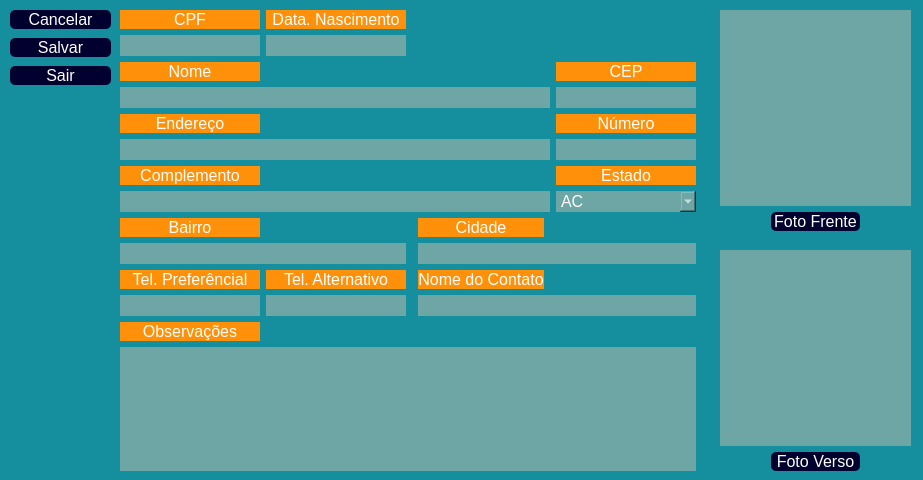
<?xml version="1.0" encoding="UTF-8"?>
<ui version="4.0">
 <class>FrmCadastraAlteraCliente</class>
 <widget class="QMainWindow" name="FrmCadastraAlteraCliente">
  <property name="windowModality">
   <enum>Qt::ApplicationModal</enum>
  </property>
  <property name="geometry">
   <rect>
    <x>0</x>
    <y>0</y>
    <width>923</width>
    <height>480</height>
   </rect>
  </property>
  <property name="sizePolicy">
   <sizepolicy hsizetype="Ignored" vsizetype="Ignored">
    <horstretch>49</horstretch>
    <verstretch>0</verstretch>
   </sizepolicy>
  </property>
  <property name="minimumSize">
   <size>
    <width>490</width>
    <height>282</height>
   </size>
  </property>
  <property name="sizeIncrement">
   <size>
    <width>490</width>
    <height>282</height>
   </size>
  </property>
  <property name="baseSize">
   <size>
    <width>490</width>
    <height>282</height>
   </size>
  </property>
  <property name="focusPolicy">
   <enum>Qt::StrongFocus</enum>
  </property>
  <property name="windowTitle">
   <string>Cadastra Cliente</string>
  </property>
  <property name="windowIcon">
   <iconset>
    <normaloff>imagens/icon-cachorro-marrom-30.png</normaloff>imagens/icon-cachorro-marrom-30.png</iconset>
  </property>
  <property name="styleSheet">
   <string notr="true">background-color: rgb(21, 143, 157);</string>
  </property>
  <property name="iconSize">
   <size>
    <width>30</width>
    <height>30</height>
   </size>
  </property>
  <widget class="QWidget" name="centralwidget">
   <widget class="QWidget" name="gridLayoutWidget">
    <property name="geometry">
     <rect>
      <x>120</x>
      <y>10</y>
      <width>591</width>
      <height>461</height>
     </rect>
    </property>
    <layout class="QGridLayout" name="gridLayout_2">
     <item row="10" column="0">
      <widget class="QLabel" name="cad_cli_11_ob_fone_pref_label">
       <property name="font">
        <font>
         <pointsize>12</pointsize>
        </font>
       </property>
       <property name="layoutDirection">
        <enum>Qt::LeftToRight</enum>
       </property>
       <property name="styleSheet">
        <string notr="true">color: rgb(255, 255, 255);
background-color: rgb(255, 145, 10);
border-radius:0px</string>
       </property>
       <property name="text">
        <string>Tel. Preferêncial</string>
       </property>
       <property name="alignment">
        <set>Qt::AlignCenter</set>
       </property>
      </widget>
     </item>
     <item row="12" column="0">
      <widget class="QLabel" name="cad_cli_14_obs_label">
       <property name="font">
        <font>
         <pointsize>12</pointsize>
        </font>
       </property>
       <property name="layoutDirection">
        <enum>Qt::LeftToRight</enum>
       </property>
       <property name="styleSheet">
        <string notr="true">color: rgb(255, 255, 255);
background-color: rgb(255, 145, 10);
border-radius:0px</string>
       </property>
       <property name="text">
        <string>Observações</string>
       </property>
       <property name="alignment">
        <set>Qt::AlignCenter</set>
       </property>
      </widget>
     </item>
     <item row="0" column="1">
      <widget class="QLabel" name="cad_cli_02_ob_nasc_label">
       <property name="font">
        <font>
         <pointsize>12</pointsize>
        </font>
       </property>
       <property name="styleSheet">
        <string notr="true">color: rgb(255, 255, 255);
background-color: rgb(255, 145, 10);
border-radius:0px</string>
       </property>
       <property name="text">
        <string>Data. Nascimento</string>
       </property>
       <property name="alignment">
        <set>Qt::AlignCenter</set>
       </property>
      </widget>
     </item>
     <item row="2" column="5">
      <widget class="QLabel" name="cad_cli_04_ob_cep_label">
       <property name="font">
        <font>
         <pointsize>12</pointsize>
        </font>
       </property>
       <property name="layoutDirection">
        <enum>Qt::LeftToRight</enum>
       </property>
       <property name="styleSheet">
        <string notr="true">color: rgb(255, 255, 255);
background-color: rgb(255, 145, 10);
border-radius:0px</string>
       </property>
       <property name="text">
        <string>CEP</string>
       </property>
       <property name="alignment">
        <set>Qt::AlignCenter</set>
       </property>
      </widget>
     </item>
     <item row="11" column="3" colspan="3">
      <widget class="QLineEdit" name="cad_cli_13_contato">
       <property name="enabled">
        <bool>true</bool>
       </property>
       <property name="font">
        <font>
         <pointsize>12</pointsize>
        </font>
       </property>
       <property name="styleSheet">
        <string notr="true">color: rgb(255, 255, 255);
background-color:rgb(110, 165, 165);
border-radius:0px</string>
       </property>
       <property name="maxLength">
        <number>60</number>
       </property>
      </widget>
     </item>
     <item row="8" column="3">
      <widget class="QLabel" name="cad_cli_10_ob_cidade_label">
       <property name="font">
        <font>
         <pointsize>12</pointsize>
        </font>
       </property>
       <property name="layoutDirection">
        <enum>Qt::LeftToRight</enum>
       </property>
       <property name="styleSheet">
        <string notr="true">color: rgb(255, 255, 255);
background-color: rgb(255, 145, 10);
border-radius:0px</string>
       </property>
       <property name="text">
        <string>Cidade</string>
       </property>
       <property name="alignment">
        <set>Qt::AlignCenter</set>
       </property>
      </widget>
     </item>
     <item row="8" column="0">
      <widget class="QLabel" name="cad_cli_09_ob_bairro_label">
       <property name="font">
        <font>
         <pointsize>12</pointsize>
        </font>
       </property>
       <property name="layoutDirection">
        <enum>Qt::LeftToRight</enum>
       </property>
       <property name="styleSheet">
        <string notr="true">color: rgb(255, 255, 255);
background-color: rgb(255, 145, 10);
border-radius:0px</string>
       </property>
       <property name="text">
        <string>Bairro</string>
       </property>
       <property name="alignment">
        <set>Qt::AlignCenter</set>
       </property>
      </widget>
     </item>
     <item row="1" column="1">
      <widget class="QLineEdit" name="cad_cli_02_ob_nasc">
       <property name="font">
        <font>
         <pointsize>12</pointsize>
        </font>
       </property>
       <property name="styleSheet">
        <string notr="true">color: rgb(255, 255, 255);
background-color:rgb(110, 165, 165);
border-radius:0px</string>
       </property>
       <property name="inputMask">
        <string notr="true"/>
       </property>
       <property name="text">
        <string/>
       </property>
       <property name="maxLength">
        <number>10</number>
       </property>
       <property name="alignment">
        <set>Qt::AlignCenter</set>
       </property>
      </widget>
     </item>
     <item row="4" column="5">
      <widget class="QLabel" name="cad_cli_06_ob_num_label">
       <property name="font">
        <font>
         <pointsize>12</pointsize>
        </font>
       </property>
       <property name="layoutDirection">
        <enum>Qt::LeftToRight</enum>
       </property>
       <property name="styleSheet">
        <string notr="true">color: rgb(255, 255, 255);
background-color: rgb(255, 145, 10);
border-radius:0px</string>
       </property>
       <property name="text">
        <string>Número</string>
       </property>
       <property name="alignment">
        <set>Qt::AlignCenter</set>
       </property>
      </widget>
     </item>
     <item row="9" column="0" colspan="2">
      <widget class="QLineEdit" name="cad_cli_09_ob_bairro">
       <property name="font">
        <font>
         <pointsize>12</pointsize>
        </font>
       </property>
       <property name="styleSheet">
        <string notr="true">color: rgb(255, 255, 255);
background-color:rgb(110, 165, 165);
border-radius:0px</string>
       </property>
       <property name="maxLength">
        <number>40</number>
       </property>
      </widget>
     </item>
     <item row="3" column="0" colspan="5">
      <widget class="QLineEdit" name="cad_cli_03_ob_nome">
       <property name="font">
        <font>
         <pointsize>12</pointsize>
        </font>
       </property>
       <property name="styleSheet">
        <string notr="true">color: rgb(255, 255, 255);
background-color:rgb(110, 165, 165);
border-radius:0px</string>
       </property>
       <property name="maxLength">
        <number>62</number>
       </property>
       <property name="alignment">
        <set>Qt::AlignLeading|Qt::AlignLeft|Qt::AlignVCenter</set>
       </property>
      </widget>
     </item>
     <item row="5" column="0" colspan="5">
      <widget class="QLineEdit" name="cad_cli_05_ob_end">
       <property name="font">
        <font>
         <pointsize>12</pointsize>
        </font>
       </property>
       <property name="styleSheet">
        <string notr="true">color: rgb(255, 255, 255);
background-color:rgb(110, 165, 165);
border-radius:0px</string>
       </property>
       <property name="maxLength">
        <number>62</number>
       </property>
      </widget>
     </item>
     <item row="10" column="3">
      <widget class="QLabel" name="cad_cli_13_contato_label">
       <property name="font">
        <font>
         <pointsize>12</pointsize>
        </font>
       </property>
       <property name="layoutDirection">
        <enum>Qt::LeftToRight</enum>
       </property>
       <property name="styleSheet">
        <string notr="true">color: rgb(255, 255, 255);
background-color: rgb(255, 145, 10);
border-radius:0px</string>
       </property>
       <property name="text">
        <string>Nome do Contato</string>
       </property>
       <property name="alignment">
        <set>Qt::AlignCenter</set>
       </property>
      </widget>
     </item>
     <item row="2" column="0">
      <widget class="QLabel" name="cad_cli_03_ob_nome_label">
       <property name="font">
        <font>
         <pointsize>12</pointsize>
        </font>
       </property>
       <property name="layoutDirection">
        <enum>Qt::LeftToRight</enum>
       </property>
       <property name="styleSheet">
        <string notr="true">color: rgb(255, 255, 255);
background-color: rgb(255, 145, 10);
border-radius:0px</string>
       </property>
       <property name="text">
        <string>Nome</string>
       </property>
       <property name="alignment">
        <set>Qt::AlignCenter</set>
       </property>
      </widget>
     </item>
     <item row="6" column="0">
      <widget class="QLabel" name="cad_cli_07_complemento_label">
       <property name="font">
        <font>
         <pointsize>12</pointsize>
        </font>
       </property>
       <property name="layoutDirection">
        <enum>Qt::LeftToRight</enum>
       </property>
       <property name="styleSheet">
        <string notr="true">color: rgb(255, 255, 255);
background-color: rgb(255, 145, 10);
border-radius:0px</string>
       </property>
       <property name="text">
        <string>Complemento</string>
       </property>
       <property name="alignment">
        <set>Qt::AlignCenter</set>
       </property>
      </widget>
     </item>
     <item row="9" column="3" colspan="3">
      <widget class="QLineEdit" name="cad_cli_10_ob_cidade">
       <property name="enabled">
        <bool>true</bool>
       </property>
       <property name="font">
        <font>
         <pointsize>12</pointsize>
        </font>
       </property>
       <property name="styleSheet">
        <string notr="true">color: rgb(255, 255, 255);
background-color:rgb(110, 165, 165);
border-radius:0px</string>
       </property>
       <property name="maxLength">
        <number>40</number>
       </property>
      </widget>
     </item>
     <item row="0" column="0">
      <widget class="QLabel" name="cad_cli_01_ob_doc_label">
       <property name="font">
        <font>
         <pointsize>12</pointsize>
        </font>
       </property>
       <property name="layoutDirection">
        <enum>Qt::LeftToRight</enum>
       </property>
       <property name="styleSheet">
        <string notr="true">color: rgb(255, 255, 255);
background-color: rgb(255, 145, 10);
border-radius:0px</string>
       </property>
       <property name="text">
        <string>CPF</string>
       </property>
       <property name="alignment">
        <set>Qt::AlignCenter</set>
       </property>
      </widget>
     </item>
     <item row="7" column="0" colspan="5">
      <widget class="QLineEdit" name="cad_cli_07_complemento">
       <property name="font">
        <font>
         <pointsize>12</pointsize>
        </font>
       </property>
       <property name="styleSheet">
        <string notr="true">color: rgb(255, 255, 255);
background-color:rgb(110, 165, 165);
border-radius:0px</string>
       </property>
       <property name="maxLength">
        <number>62</number>
       </property>
      </widget>
     </item>
     <item row="5" column="5">
      <widget class="QLineEdit" name="cad_cli_06_ob_num">
       <property name="font">
        <font>
         <pointsize>12</pointsize>
        </font>
       </property>
       <property name="styleSheet">
        <string notr="true">color: rgb(255, 255, 255);
background-color:rgb(110, 165, 165);
border-radius:0px</string>
       </property>
       <property name="inputMask">
        <string/>
       </property>
       <property name="maxLength">
        <number>5</number>
       </property>
       <property name="alignment">
        <set>Qt::AlignCenter</set>
       </property>
      </widget>
     </item>
     <item row="3" column="5">
      <widget class="QLineEdit" name="cad_cli_04_ob_cep">
       <property name="font">
        <font>
         <pointsize>12</pointsize>
        </font>
       </property>
       <property name="styleSheet">
        <string notr="true">color: rgb(255, 255, 255);
background-color:rgb(110, 165, 165);
border-radius:0px</string>
       </property>
       <property name="inputMask">
        <string/>
       </property>
       <property name="maxLength">
        <number>9</number>
       </property>
       <property name="alignment">
        <set>Qt::AlignCenter</set>
       </property>
      </widget>
     </item>
     <item row="11" column="1">
      <widget class="QLineEdit" name="cad_cli_12_fone_alt">
       <property name="font">
        <font>
         <pointsize>12</pointsize>
        </font>
       </property>
       <property name="styleSheet">
        <string notr="true">color: rgb(255, 255, 255);
background-color:rgb(110, 165, 165);
border-radius:0px</string>
       </property>
       <property name="inputMask">
        <string/>
       </property>
       <property name="maxLength">
        <number>14</number>
       </property>
       <property name="cursorPosition">
        <number>0</number>
       </property>
       <property name="alignment">
        <set>Qt::AlignCenter</set>
       </property>
      </widget>
     </item>
     <item row="7" column="5">
      <widget class="QComboBox" name="cad_cli_08_UF">
       <property name="font">
        <font>
         <pointsize>12</pointsize>
        </font>
       </property>
       <property name="styleSheet">
        <string notr="true">color: rgb(255, 255, 255);
background-color:rgb(110, 165, 165);
border-radius:0px</string>
       </property>
       <item>
        <property name="text">
         <string>AC</string>
        </property>
       </item>
       <item>
        <property name="text">
         <string>AL</string>
        </property>
       </item>
       <item>
        <property name="text">
         <string>AP</string>
        </property>
       </item>
       <item>
        <property name="text">
         <string>AM</string>
        </property>
       </item>
       <item>
        <property name="text">
         <string>BA</string>
        </property>
       </item>
       <item>
        <property name="text">
         <string>CE</string>
        </property>
       </item>
       <item>
        <property name="text">
         <string>DF</string>
        </property>
       </item>
       <item>
        <property name="text">
         <string>ES</string>
        </property>
       </item>
       <item>
        <property name="text">
         <string>GO</string>
        </property>
       </item>
       <item>
        <property name="text">
         <string>MA</string>
        </property>
       </item>
       <item>
        <property name="text">
         <string>MT</string>
        </property>
       </item>
       <item>
        <property name="text">
         <string>MS</string>
        </property>
       </item>
       <item>
        <property name="text">
         <string>MG</string>
        </property>
       </item>
       <item>
        <property name="text">
         <string>PA</string>
        </property>
       </item>
       <item>
        <property name="text">
         <string>PB</string>
        </property>
       </item>
       <item>
        <property name="text">
         <string>PR</string>
        </property>
       </item>
       <item>
        <property name="text">
         <string>PE</string>
        </property>
       </item>
       <item>
        <property name="text">
         <string>PI</string>
        </property>
       </item>
       <item>
        <property name="text">
         <string>RJ</string>
        </property>
       </item>
       <item>
        <property name="text">
         <string>RN</string>
        </property>
       </item>
       <item>
        <property name="text">
         <string>RS</string>
        </property>
       </item>
       <item>
        <property name="text">
         <string>RO</string>
        </property>
       </item>
       <item>
        <property name="text">
         <string>RR</string>
        </property>
       </item>
       <item>
        <property name="text">
         <string>SC</string>
        </property>
       </item>
       <item>
        <property name="text">
         <string>SP</string>
        </property>
       </item>
       <item>
        <property name="text">
         <string>SE</string>
        </property>
       </item>
       <item>
        <property name="text">
         <string>TO</string>
        </property>
       </item>
      </widget>
     </item>
     <item row="6" column="5">
      <widget class="QLabel" name="cad_cli_08_UF_label">
       <property name="font">
        <font>
         <pointsize>12</pointsize>
        </font>
       </property>
       <property name="layoutDirection">
        <enum>Qt::LeftToRight</enum>
       </property>
       <property name="styleSheet">
        <string notr="true">color: rgb(255, 255, 255);
background-color: rgb(255, 145, 10);
border-radius:0px</string>
       </property>
       <property name="text">
        <string>Estado</string>
       </property>
       <property name="alignment">
        <set>Qt::AlignCenter</set>
       </property>
      </widget>
     </item>
     <item row="1" column="0">
      <widget class="QLineEdit" name="cad_cli_01_ob_doc">
       <property name="font">
        <font>
         <pointsize>12</pointsize>
        </font>
       </property>
       <property name="focusPolicy">
        <enum>Qt::WheelFocus</enum>
       </property>
       <property name="styleSheet">
        <string notr="true">color: rgb(255, 255, 255);
background-color:rgb(110, 165, 165);
border-radius:0px</string>
       </property>
       <property name="inputMask">
        <string notr="true"/>
       </property>
       <property name="maxLength">
        <number>14</number>
       </property>
       <property name="echoMode">
        <enum>QLineEdit::Normal</enum>
       </property>
       <property name="alignment">
        <set>Qt::AlignCenter</set>
       </property>
       <property name="cursorMoveStyle">
        <enum>Qt::LogicalMoveStyle</enum>
       </property>
      </widget>
     </item>
     <item row="10" column="1">
      <widget class="QLabel" name="cad_cli_12_fone_alt_label">
       <property name="font">
        <font>
         <pointsize>12</pointsize>
        </font>
       </property>
       <property name="layoutDirection">
        <enum>Qt::LeftToRight</enum>
       </property>
       <property name="styleSheet">
        <string notr="true">color: rgb(255, 255, 255);
background-color: rgb(255, 145, 10);
border-radius:0px</string>
       </property>
       <property name="text">
        <string>Tel. Alternativo</string>
       </property>
       <property name="alignment">
        <set>Qt::AlignCenter</set>
       </property>
      </widget>
     </item>
     <item row="11" column="0">
      <widget class="QLineEdit" name="cad_cli_11_ob_fone_pref">
       <property name="font">
        <font>
         <pointsize>12</pointsize>
        </font>
       </property>
       <property name="styleSheet">
        <string notr="true">color: rgb(255, 255, 255);
background-color:rgb(110, 165, 165);
border-radius:0px</string>
       </property>
       <property name="inputMask">
        <string/>
       </property>
       <property name="maxLength">
        <number>14</number>
       </property>
       <property name="alignment">
        <set>Qt::AlignCenter</set>
       </property>
      </widget>
     </item>
     <item row="13" column="0" colspan="6">
      <widget class="QPlainTextEdit" name="cad_cli_14_obs">
       <property name="font">
        <font>
         <pointsize>12</pointsize>
        </font>
       </property>
       <property name="styleSheet">
        <string notr="true">color: rgb(255, 255, 255);
background-color:rgb(110, 165, 165);
border-radius:0px</string>
       </property>
      </widget>
     </item>
     <item row="4" column="0">
      <widget class="QLabel" name="cad_cli_05_ob_end_label">
       <property name="font">
        <font>
         <pointsize>12</pointsize>
        </font>
       </property>
       <property name="layoutDirection">
        <enum>Qt::LeftToRight</enum>
       </property>
       <property name="styleSheet">
        <string notr="true">color: rgb(255, 255, 255);
background-color: rgb(255, 145, 10);
border-radius:0px</string>
       </property>
       <property name="text">
        <string>Endereço</string>
       </property>
       <property name="alignment">
        <set>Qt::AlignCenter</set>
       </property>
      </widget>
     </item>
     <item row="7" column="6">
      <spacer name="horizontalSpacer_4">
       <property name="orientation">
        <enum>Qt::Horizontal</enum>
       </property>
       <property name="sizeHint" stdset="0">
        <size>
         <width>13</width>
         <height>20</height>
        </size>
       </property>
      </spacer>
     </item>
    </layout>
   </widget>
   <widget class="QWidget" name="gridLayoutWidget_2">
    <property name="geometry">
     <rect>
      <x>720</x>
      <y>10</y>
      <width>191</width>
      <height>221</height>
     </rect>
    </property>
    <layout class="QGridLayout" name="gridLayout_3">
     <item row="1" column="1" colspan="2">
      <widget class="QPushButton" name="btn_abre_formcapturaimagem_frente">
       <property name="font">
        <font>
         <pointsize>12</pointsize>
        </font>
       </property>
       <property name="cursor">
        <cursorShape>PointingHandCursor</cursorShape>
       </property>
       <property name="styleSheet">
        <string notr="true">QPushButton{
color:rgb(255,255, 255);
background-color: rgb(0, 0, 47);
border-radius:5px}

QPushButton:hover{
color: rgb(0, 0, 47);
background-color: rgb(192, 206, 255);
border-radius:5px}

QPushButton:pressed {
    background-color: qradialgradient(cx: 0.5, cy: 0.5, radius: 1, fx: 0.5, fy: 0.5,
        stop: 0 rgb(255, 255, 255));
    border-color: rgb(0, 0, 47);
}

</string>
       </property>
       <property name="text">
        <string>Foto Frente</string>
       </property>
       <property name="icon">
        <iconset>
         <normaloff>../../imagens/icons8-câmera-24.png</normaloff>../../imagens/icons8-câmera-24.png</iconset>
       </property>
      </widget>
     </item>
     <item row="0" column="0" colspan="4">
      <widget class="QLabel" name="imagemcamera_frontal_label">
       <property name="minimumSize">
        <size>
         <width>0</width>
         <height>0</height>
        </size>
       </property>
       <property name="maximumSize">
        <size>
         <width>500</width>
         <height>500</height>
        </size>
       </property>
       <property name="styleSheet">
        <string notr="true">color: rgb(255, 255, 255);
background-color:rgb(110, 165, 165);
border-radius:0px</string>
       </property>
       <property name="text">
        <string/>
       </property>
      </widget>
     </item>
    </layout>
   </widget>
   <widget class="QWidget" name="gridLayoutWidget_3">
    <property name="geometry">
     <rect>
      <x>720</x>
      <y>250</y>
      <width>191</width>
      <height>221</height>
     </rect>
    </property>
    <layout class="QGridLayout" name="gridLayout_4">
     <item row="1" column="1" colspan="2">
      <widget class="QPushButton" name="btn_abre_formcapturaimagem_tras">
       <property name="font">
        <font>
         <pointsize>12</pointsize>
        </font>
       </property>
       <property name="cursor">
        <cursorShape>PointingHandCursor</cursorShape>
       </property>
       <property name="styleSheet">
        <string notr="true">QPushButton{
color:rgb(255,255, 255);
background-color: rgb(0, 0, 47);
border-radius:5px}

QPushButton:hover{
color: rgb(0, 0, 47);
background-color: rgb(192, 206, 255);
border-radius:5px}

QPushButton:pressed {
    background-color: qradialgradient(cx: 0.5, cy: 0.5, radius: 1, fx: 0.5, fy: 0.5,
        stop: 0 rgb(255, 255, 255));
    border-color: rgb(0, 0, 47);
}

</string>
       </property>
       <property name="text">
        <string>Foto Verso</string>
       </property>
       <property name="icon">
        <iconset>
         <normaloff>../../imagens/icons8-câmera-24.png</normaloff>../../imagens/icons8-câmera-24.png</iconset>
       </property>
      </widget>
     </item>
     <item row="0" column="0" colspan="4">
      <widget class="QLabel" name="imagemcamera_tras_label">
       <property name="minimumSize">
        <size>
         <width>0</width>
         <height>0</height>
        </size>
       </property>
       <property name="maximumSize">
        <size>
         <width>500</width>
         <height>500</height>
        </size>
       </property>
       <property name="styleSheet">
        <string notr="true">color: rgb(255, 255, 255);
background-color:rgb(110, 165, 165);
border-radius:0px</string>
       </property>
       <property name="text">
        <string/>
       </property>
      </widget>
     </item>
    </layout>
   </widget>
   <widget class="QWidget" name="verticalLayoutWidget">
    <property name="geometry">
     <rect>
      <x>10</x>
      <y>7</y>
      <width>101</width>
      <height>81</height>
     </rect>
    </property>
    <layout class="QVBoxLayout" name="verticalLayout">
     <item>
      <widget class="QPushButton" name="btn_cli_cancelar">
       <property name="font">
        <font>
         <pointsize>12</pointsize>
        </font>
       </property>
       <property name="cursor">
        <cursorShape>PointingHandCursor</cursorShape>
       </property>
       <property name="styleSheet">
        <string notr="true">QPushButton{
color:rgb(255,255, 255);
background-color: rgb(0, 0, 47);
border-radius:5px}

QPushButton:hover{
color: rgb(0, 0, 47);
background-color: rgb(192, 206, 255);
border-radius:5px}

QPushButton:pressed {
    background-color: qradialgradient(cx: 0.5, cy: 0.5, radius: 1, fx: 0.5, fy: 0.5,
        stop: 0 rgb(255, 255, 255));
    border-color: rgb(0, 0, 47);
}

</string>
       </property>
       <property name="text">
        <string>Cancelar</string>
       </property>
       <property name="icon">
        <iconset>
         <normaloff>../../imagens/icon-add.png</normaloff>../../imagens/icon-add.png</iconset>
       </property>
      </widget>
     </item>
     <item>
      <widget class="QPushButton" name="btn_cli_cadastrar">
       <property name="font">
        <font>
         <pointsize>12</pointsize>
        </font>
       </property>
       <property name="cursor">
        <cursorShape>PointingHandCursor</cursorShape>
       </property>
       <property name="styleSheet">
        <string notr="true">QPushButton{
color:rgb(255,255, 255);
background-color: rgb(0, 0, 47);
border-radius:5px}

QPushButton:hover{
color: rgb(0, 0, 47);
background-color: rgb(192, 206, 255);
border-radius:5px}

QPushButton:pressed {
    background-color: qradialgradient(cx: 0.5, cy: 0.5, radius: 1, fx: 0.5, fy: 0.5,
        stop: 0 rgb(255, 255, 255));
    border-color: rgb(0, 0, 47);
}

</string>
       </property>
       <property name="text">
        <string>Salvar</string>
       </property>
       <property name="icon">
        <iconset>
         <normaloff>../../imagens/icon-add.png</normaloff>../../imagens/icon-add.png</iconset>
       </property>
      </widget>
     </item>
     <item>
      <widget class="QPushButton" name="btn_cli_sair">
       <property name="font">
        <font>
         <pointsize>12</pointsize>
        </font>
       </property>
       <property name="cursor">
        <cursorShape>PointingHandCursor</cursorShape>
       </property>
       <property name="styleSheet">
        <string notr="true">QPushButton{
color:rgb(255,255, 255);
background-color: rgb(0, 0, 47);
border-radius:5px}

QPushButton:hover{
color: rgb(0, 0, 47);
background-color: rgb(192, 206, 255);
border-radius:5px}

QPushButton:pressed {
    background-color: qradialgradient(cx: 0.5, cy: 0.5, radius: 1, fx: 0.5, fy: 0.5,
        stop: 0 rgb(255, 255, 255));
    border-color: rgb(0, 0, 47);
}

</string>
       </property>
       <property name="text">
        <string>Sair</string>
       </property>
       <property name="icon">
        <iconset>
         <normaloff>../../imagens/icons-sinal-saída.png</normaloff>../../imagens/icons-sinal-saída.png</iconset>
       </property>
      </widget>
     </item>
    </layout>
   </widget>
  </widget>
 </widget>
 <tabstops>
  <tabstop>cad_cli_01_ob_doc</tabstop>
  <tabstop>cad_cli_02_ob_nasc</tabstop>
  <tabstop>cad_cli_03_ob_nome</tabstop>
  <tabstop>cad_cli_04_ob_cep</tabstop>
  <tabstop>cad_cli_05_ob_end</tabstop>
  <tabstop>cad_cli_06_ob_num</tabstop>
  <tabstop>cad_cli_07_complemento</tabstop>
  <tabstop>cad_cli_08_UF</tabstop>
  <tabstop>cad_cli_09_ob_bairro</tabstop>
  <tabstop>cad_cli_10_ob_cidade</tabstop>
  <tabstop>cad_cli_11_ob_fone_pref</tabstop>
  <tabstop>cad_cli_12_fone_alt</tabstop>
  <tabstop>cad_cli_13_contato</tabstop>
  <tabstop>cad_cli_14_obs</tabstop>
  <tabstop>btn_abre_formcapturaimagem_frente</tabstop>
 </tabstops>
 <resources/>
 <connections/>
</ui>
